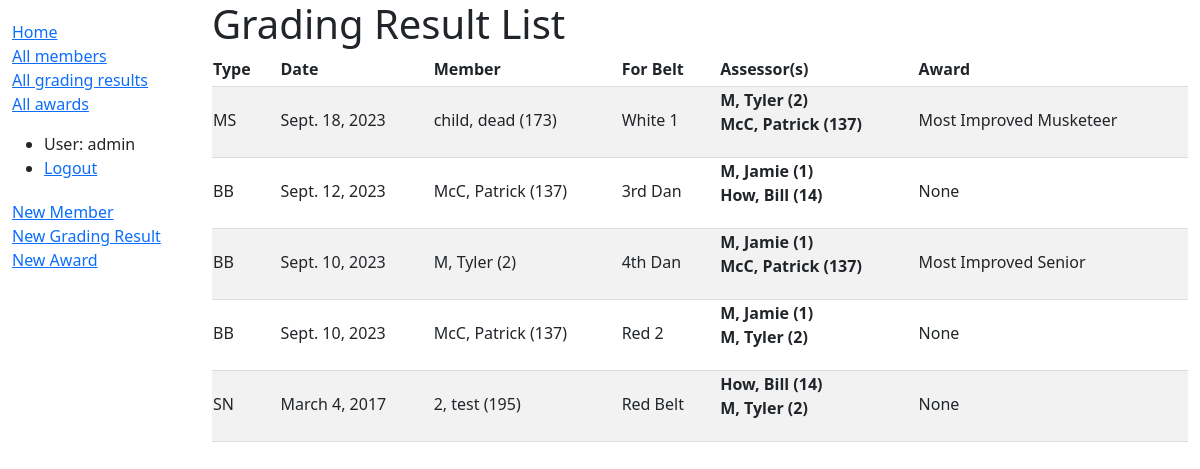
/dashboard/gradings/ (signed in), run on an earlier commit of the app's database.
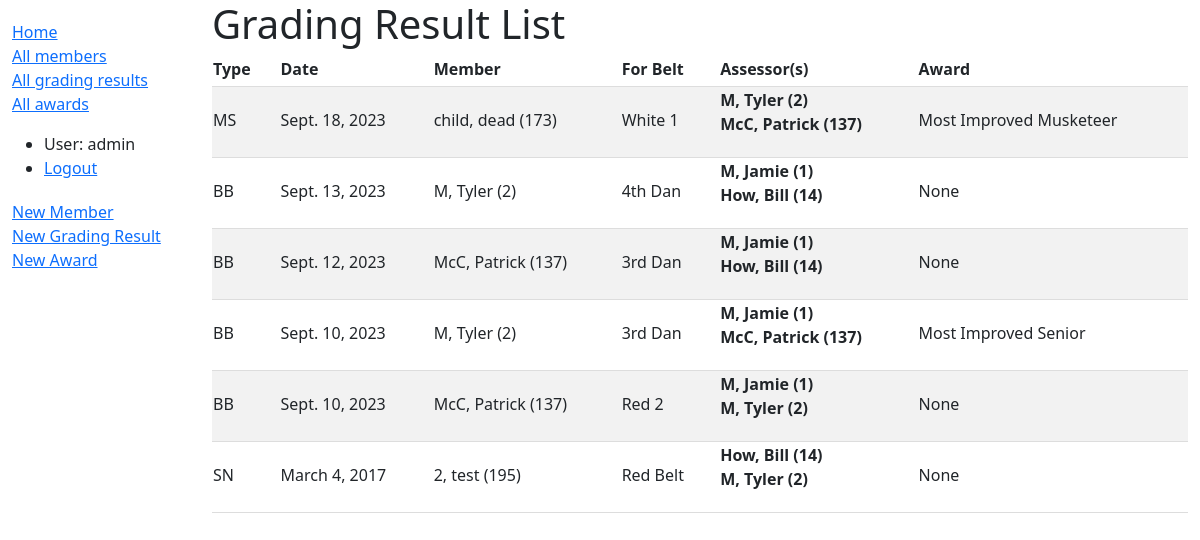
And on a later commit of the database.
### dashboard/models.py (models this page shows, shortened)
class GradingResult(models.Model):
    member = models.ForeignKey(Member, on_delete=models.RESTRICT, related_name='member2gradings')
    date = models.DateField()
    type = models.CharField(max_length=2, choices=GRADINGS)
    assessor = models.ManyToManyField(Member, help_text='Who assessed this particular grading?', related_name='assessor2gradings')
    forbelt = models.CharField(max_length=50, choices=BELT_CHOICES, verbose_name="For Belt")
    comments = models.CharField(max_length=200, blank=True)
    award = models.ForeignKey(Award, on_delete=models.RESTRICT, verbose_name='Award', null=True, blank=True)
    class Meta:
        ordering = ['-date', 'type', '-forbelt', 'member__idnumber']

class Member(models.Model):
    first_name = models.CharField(max_length=50)
    last_name = models.CharField(max_length=50)
    idnumber = models.SmallIntegerField(verbose_name="ID Number")
    address_line_1 = models.CharField(max_length=200, help_text="Street Number and Name", blank=True)
    address_line_2 = models.CharField(max_length=200, help_text="Suburb", blank=True)
    address_line_3 = models.CharField(max_length=4, help_text="Postcode", blank=True)
    date_of_birth = models.DateField()
    belt = models.CharField(max_length=50, choices=BELT_CHOICES, blank=True)
    email = models.EmailField()
    phone = models.CharField(max_length=100)
    team_leader_instructor = models.CharField(max_length=2, choices=TL_INST_RANKS, blank=True, verbose_name="Team Leader/Instructor")
    active = models.BooleanField(default=True)
    class Meta:
        ordering = ['-belt','idnumber']
    def __str__(self):
        return f'{self.last_name}, {self.first_name} ({self.idnumber})'

class Award(models.Model):
    name = models.CharField(max_length=200)
    def __str__(self):
        return self.name

### dashboard/views.py (the view)
# urls.py: path('gradings/', views.GradingResultListView.as_view(), name='gradingresults'),
class GradingResultListView(LoginRequiredMixin, generic.ListView):
    model = GradingResult
    paginate_by = 15

### dashboard/templates/dashboard/gradingresult_list.html (shortened to what this page needs)
{% extends "base_generic.html" %}
{% block content %}
  <h1>Grading Result List</h1>
  {% if gradingresult_list %}
  <table style="width: 100%;">
    <tr>
      <th>Type</th>
      <th>Date</th>
      <th>Member</th>
      <th>For Belt</th>
      <th>Assessor(s)</th>
      <th>Award</th>
    </tr>
    {% for gr in gradingresult_list %}
      <tr>
        <td>{{ gr.type }}</td>
        <td>{{ gr.date }}</td>
        <td>{{ gr.member }}</td>
        <td>{{ gr.get_forbelt_display }}</td>
        <td>
          <dl>
          {% for a in gr.assessor.all %}
            <dt>{{ a }}</dt>
          {% endfor %}
          </dl>
        </td>
        <td>{{ gr.award }}</td>
      </tr>
    {% endfor %}
  </table>
  {% else %}
    <p>There are no grading results.</p>
  {% endif %}
{% endblock %}

### dashboard/templates/base_generic.html (shortened to what this page needs)
<!DOCTYPE html>
<html lang="en">
<head>
  <link href="https://cdn.jsdelivr.net/npm/bootstrap@5.1.3/dist/css/bootstrap.min.css" rel="stylesheet">
  {% load static %}
  <link rel="stylesheet" href="{% static 'css/styles.css' %}">
</head>
<body>
  <div class="container-fluid">
    <div class="row">
      <div class="col-sm-2">
      {% block sidebar %}
        <ul class="sidebar-nav">
          <li><a href="{% url 'index' %}">Home</a></li>
          <li><a href="{% url 'members' %}">All members</a></li>
          <li><a href="{% url 'gradingresults' %}">All grading results</a></li>
          <li><a href="{% url 'awards' %}">All awards</a></li>
        </ul>
        <ul>
          {% if user.is_authenticated %}
          <li>User: {{ user.get_username }}</li>
          <li><a href="{% url 'logout' %}?next={{ request.path }}">Logout</a></li>
          </ul>
          <ul class="sidebar-nav">
            <li><a href="{% url 'add-member' %}">New Member</a></li>
            <li><a href="{% url 'add-grading-result' %}">New Grading Result</a></li>
            <li><a href="{% url 'add-award' %}">New Award</a></li>
          </ul>
          {% else %}
          <li><a href="{% url 'login' %}?next={{ request.path }}">Login</a></li>
          {% endif %}
     {% endblock %}
      </div>
      <div class="col-sm-10 ">{% block content %}{% endblock %}
      </div>
    </div>
  </div>
</body>
</html>

### dashboard/static/css/styles.css (style rules this page uses)
.sidebar-nav { margin-top: 20px; padding: 0; list-style: none; }

### dashboard/templates/dashboard/gradingresult_list.html (style rules this page uses)
th, td { border-bottom: 1px solid #ddd; text-align: left; padding-right: 15px; padding-bottom: 5px; }
tr:nth-child(even) { background-color: #f2f2f2; }

What changed in the data, as far as the page shows it:
added GradingResult: type "BB", date "Sept. 13, 2023", member "M, Tyler (2)", forbelt "4th Dan", award "None", Member (last_name+first_name+idnumber "M, Jamie (1)"), Member (last_name+first_name+idnumber "How, Bill (14)")
changed GradingResult "Most Improved Senior": forbelt "4th Dan" → "3rd Dan"
